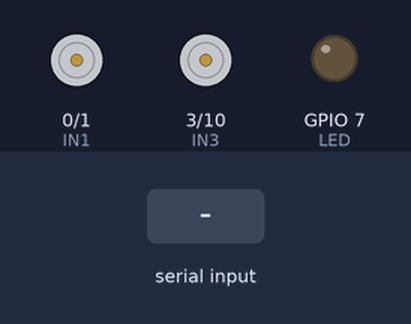
Recording of a sketch running on a simulated ESP32-C3. Shown: motor-driver pin pairs drawn as motors (green arrow = first pin HIGH = forward, orange = second pin HIGH = backward, longer = more drive), output pins drawn as LEDs (lit = HIGH). The test bench sets the inputs (shaded band). What the sketch prints to the serial monitor is not drawn.

Above: at 1.2 s.
1.3 s: "F90\n" received over the second serial link
At 3.0 s:
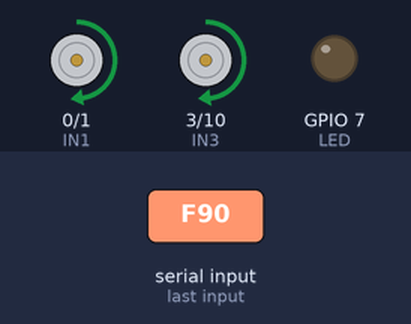
3.4 s: "30,150\n" received over the second serial link
6.4 s: "B90\n" received over the second serial link
8.3 s: "70\n" received over the second serial link
10.9 s: "200\n" received over the second serial link
At 12.1 s:
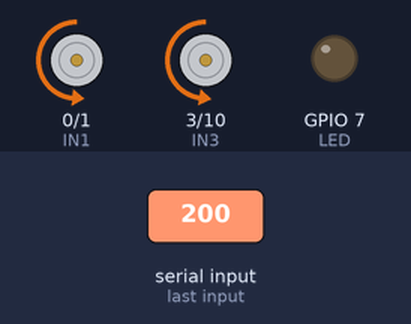
Timing chart, 0 to 13.9 s (numbered marks = the images above; inputs shaded):
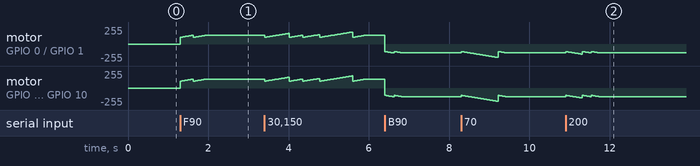

The sketch:

C3_slave.ino
```cpp
/*---------------------------------------------------------------------------------------------------
 C3_supermini_uart.ino
 модуль драйвера L298N. Управление по UART1.
 (Select board:"Lolin C3 Mini"; USB-CDC on Boot:"Enabled"; Upload Speed:"115200")
-----------------------------------------------------------------------------------------------------*/

// UART1 port for communication with the ESP32-S3-CAM master controller
#define RX 5
#define TX 6

#define LED 7 // light

// подключение модуля драйвера L298N
#define IN1 0  // левый мотор (forward)
#define IN2 1  // левый мотор
#define IN3 3  // правый мотор (forward)
#define IN4 10 // правый мотор

//  IN1=1/PWM, IN2=0  - прямое вращение
//  IN1=0, IN2=1/PWM  - реверсное вращение
//  IN1=0, IN2=0  - стоп

#define MIN_SPEED 130       // минимальная скорость
#define MAX_SPEED 255       // максимальная скорость
#define XON 0x11
#define XOFF 0x13

const int freq = 5000;      // частота ШИМ
const int res = 8;          // разрешение ШИМ (в битах)
uint8_t speed = 0,
        command = 0,
        drive_status = 'S'; // состояние привода
String str = "";

// варианты работы моторов:
// вперед
void Forward(uint8_t sp) {
  ledcWrite(IN2, 0);
  ledcWrite(IN4, 0);
  for (int i = 100; i <= sp; i += 1) {
    ledcWrite(IN1, i);
      ledcWrite(IN3, i+2);
    delay(10);
  }
}

// назад
void Backward(uint8_t sp) {
  ledcWrite(IN1, 0);
  ledcWrite(IN3, 0);
  for (int i = 110; i <= sp; i += 1) {
    ledcWrite(IN2, i+3);
    ledcWrite(IN4, i);
    delay(10);
  }
}

// левый подворот
void Left_turn(uint8_t sp) {
  ledcWrite(IN1, 0);
  ledcWrite(IN4, 0);
  for (int i = 110; i <= sp; i += 1) {
    ledcWrite(IN3, i);
    ledcWrite(IN2, i);
    delay(2);
  }
}

// правый подворот
void Right_turn(uint8_t sp) {
  ledcWrite(IN2, 0);
  ledcWrite(IN3, 0);
//  digitalWrite(IN2, LOW);
//  digitalWrite(IN3, LOW);
  for (int i = 100; i <= sp; i += 1) {
    ledcWrite(IN1, i);
    ledcWrite(IN4, i);
    delay(2);
  }
}

// оба мотора стоп
void Stop() {
  ledcWrite(IN1, 0);
  ledcWrite(IN2, 0);
  ledcWrite(IN3, 0);
  ledcWrite(IN4, 0);
}

void Blink() {
  digitalWrite(LED, HIGH);
  delay(500);
  digitalWrite(LED, LOW);
  delay(500);
}

void execute() {
    switch(command) {
      case 70:  Forward(speed);     // 'F' вперед
                drive_status = 'F';
                break;
      case 66:  Backward(speed);    // 'B' назад
                drive_status = 'B';
                break;
      case 76:  Left_turn(speed);   // 'L' подворот влево
                delay(200);
                if(drive_status == 'F')
                  Forward(speed);
                else if(drive_status == 'B')
                  Backward(speed);
                else if(drive_status == 'S')
                  Stop();
                break;
      case 82:  Right_turn(speed);  // 'R' подворот вправо
                delay(200);
                if(drive_status == 'F')
                  Forward(speed);
                else if(drive_status == 'B')
                  Backward(speed);
                else if(drive_status == 'S')
                  Stop();
                break;
      case 83:  Stop();  // 'S' стоп
                drive_status = 'S';
                break;
      case 87:  digitalWrite(LED, HIGH); // 'W' включить фары
                break;
      case 88:  digitalWrite(LED, LOW);  // 'X' отключить фары
                break;
      case 89:  Blink(); // 'Y' - yes, можно открывать браузер
                Blink();
                break;
      default:  if((command >= 0x30 ) && (command < 0x38)) { // от 0x30 до 0x37
                  // вычитание числа 48 изменит диапазон значений с [48-55] в [0-7].
                  command = command - 48;
                  // умножение результата вычитания на 10 изменит диапазон с [0-7] на [0-70].
                  speed = MIN_SPEED + command * 10; // в итоге: speed = [130-200]
                  if(drive_status == 'F')
                    Forward(speed);
                  else if(drive_status == 'B')
                    Backward(speed);
                }
    }
  delay(10);
  command = 0;
};

void setup() {
  Serial.begin(115200); // UART0 для отладки
  pinMode(LED, OUTPUT);
  digitalWrite(LED, LOW); // выключить фары
  pinMode(IN1, OUTPUT);
  pinMode(IN2, OUTPUT);
  pinMode(IN3, OUTPUT);
  pinMode(IN4, OUTPUT);
  pinMode(TX, OUTPUT);
  pinMode(RX, INPUT);

  ledcAttach(IN1, freq, res); // привязка ШИМ к пинам
  ledcAttach(IN2, freq, res); //
  ledcAttach(IN3, freq, res); //
  ledcAttach(IN4, freq, res); //

  speed = MIN_SPEED;
  Stop();
  Serial.println("RC Car Control");

  Serial1.begin(115200, SERIAL_8N1, RX, TX); // Инициализировать UART1
  delay(10);
  Serial1.write(XOFF);  // запрет отправки команд управления
  while(Serial1.available() > 0) { // если в буфере UART1 есть данные,
    command = Serial1.read();      // считываем их (очищаем буфер)
  };
  command = 0;
  Serial1.write(XON);   // готовность к выполнению команд управления
  Serial.println("Waiting a control command...");
}

void loop() {
  if(Serial1.available() > 0) { // если в буфере UART1 есть данные
    command = Serial1.read();   // считываем и запоминаем команду (1 символ)
    Serial.print(command);
    Serial1.write(XOFF);  // запрет отправки команд
    execute(); // выполнить команду
    Serial1.write(XON);  // готов  к приему следующей команды
  }
}
```
